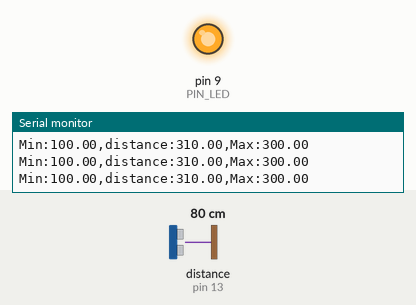
The sketch below on a simulated Arduino Uno, built with avr-gcc and run on an emulated ATmega328P. Shown: output pins drawn as LEDs (lit = HIGH), the last lines printed to the serial monitor. Wiring (inferred from the names in the program): ultrasonic range finder: trigger pin 12; echo pin 13. The test bench sets the inputs (shaded band); at power-on: distance to the obstacle (sensor on pin 13) 80 cm. The echo pulse lasts 58.3 µs per cm; pins used as bus, display or sensor lines are not drawn.

Above: at 1.2 s.
1.3 s: distance to the obstacle (sensor on pin 13) set to 18 cm
At 1.92 s:
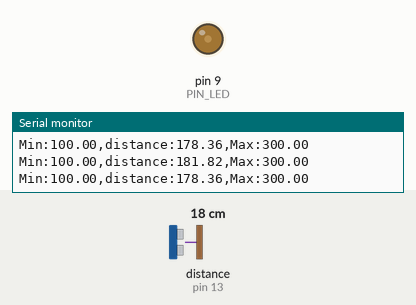
4.3 s: distance to the obstacle (sensor on pin 13) set to 2 cm
Timing chart, 0 to 7.3 s (numbered marks = the images above; inputs shaded):
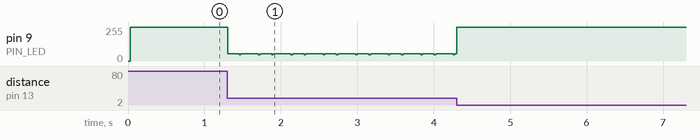

Measured:
- after the input at 1.3 s, pin 9 (PIN_LED): 255/255 → 54/255 at once, then repeats every 0.40 s: 55/255 0.13 s, 46/255 0.02 s, 55/255 0.23 s, 46/255 0.02 s

The sketch:

08_example_2.ino
```cpp
#define PIN_LED  9
#define PIN_TRIG 12
#define PIN_ECHO 13

#define SND_VEL 346.0
#define INTERVAL 25
#define PULSE_DURATION 10
#define _DIST_MIN 100.0
#define _DIST_MAX 300.0

#define TIMEOUT ((INTERVAL / 2) * 1000.0)
#define SCALE (0.001 * 0.5 * SND_VEL)

unsigned long last_sampling_time;

void setup() {
  pinMode(PIN_LED, OUTPUT);
  pinMode(PIN_TRIG, OUTPUT);
  pinMode(PIN_ECHO, INPUT);

  digitalWrite(PIN_TRIG, LOW);

  Serial.begin(57600);
}

void loop() {
  float distance;
  float brightness;


  if (millis() < (last_sampling_time + INTERVAL))
    return;

  distance = USS_measure(PIN_TRIG, PIN_ECHO);


  if ((distance == 0.0) || (distance > _DIST_MAX)) {
    distance = _DIST_MAX + 10.0;
    analogWrite(PIN_LED, 255);
  }
  else if (distance < _DIST_MIN) {
    distance = _DIST_MIN - 10.0;
    analogWrite(PIN_LED, 255);
  }
  else {

    if (distance <= 200.0) {
      brightness = 255.0 - (distance - 100.0) * 2.55;
    }

    else {
      brightness = (distance - 200.0) * 2.55;
    }

    analogWrite(PIN_LED, (int)brightness);
  }

  Serial.print("Min:");
  Serial.print(_DIST_MIN);
  Serial.print(",distance:");
  Serial.print(distance);
  Serial.print(",Max:");
  Serial.print(_DIST_MAX);
  Serial.println("");


  last_sampling_time += INTERVAL;
}


float USS_measure(int TRIG, int ECHO)
{
  digitalWrite(TRIG, HIGH);
  delayMicroseconds(PULSE_DURATION);
  digitalWrite(TRIG, LOW);

  return pulseIn(ECHO, HIGH, TIMEOUT) * SCALE;
}
```
